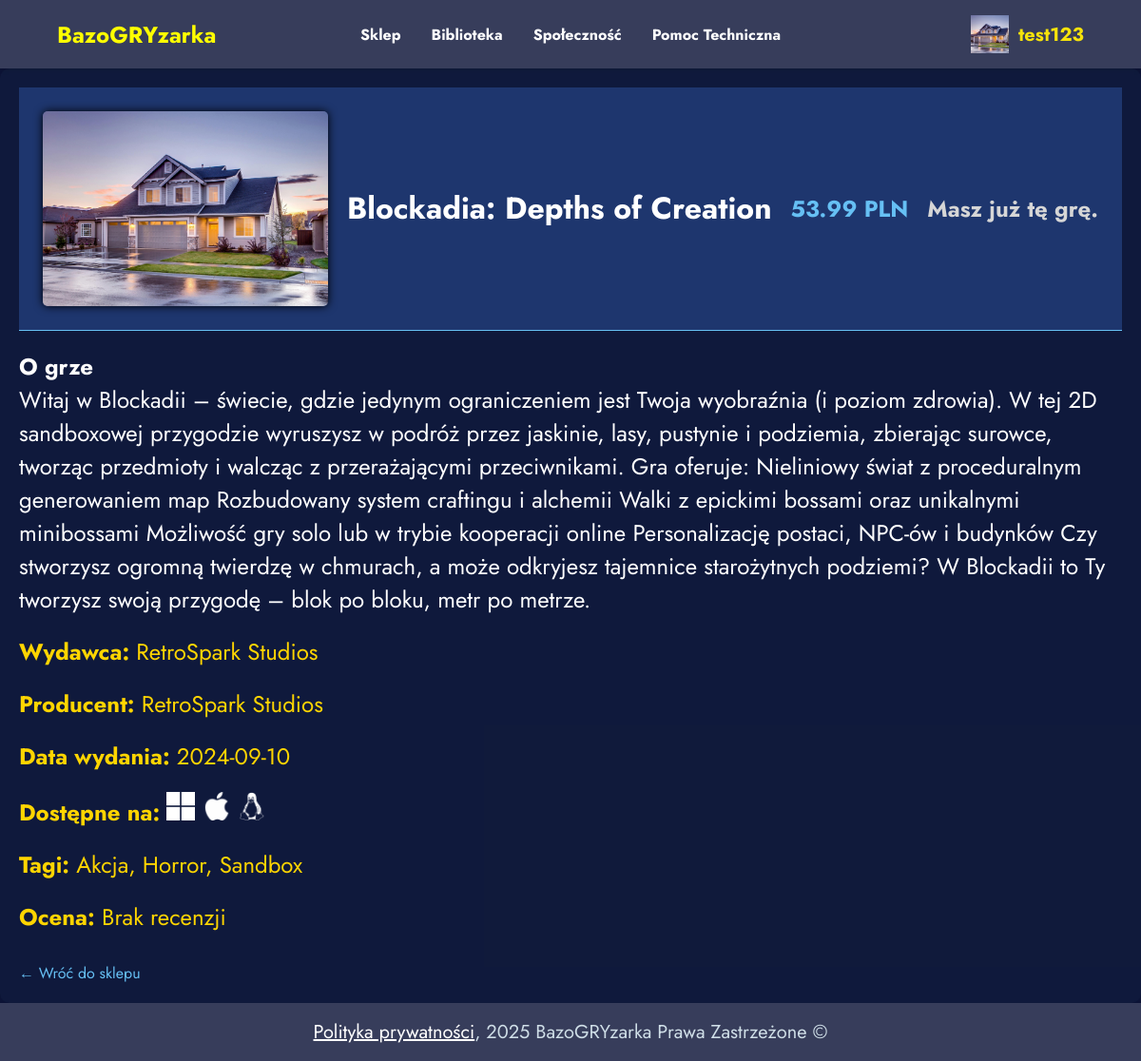
Screenshot of /game.php?id=46 (signed in) with the database file from the repository.
### tables this page shows
CREATE TABLE `Uzytkownik` (
  `Id_Uzytkownika` int NOT NULL,
  `Nick` varchar(50) DEFAULT NULL,
  `Imie` varchar(50) DEFAULT NULL,
  `Nazwisko` varchar(50) DEFAULT NULL,
  `Kraj` varchar(50) DEFAULT NULL,
  `LinkDoProfilu` varchar(255) DEFAULT NULL,
  `ZdjecieProfilowe` varchar(50) DEFAULT NULL,
  `Opis` text,
  `password_hash` varchar(255) DEFAULT NULL,
  `created_at` timestamp NULL DEFAULT CURRENT_TIMESTAMP,
  `email` varchar(100) DEFAULT NULL
);

CREATE TABLE `Gra` (
  `IdGry` int NOT NULL,
  `Tytul` varchar(255) DEFAULT NULL,
  `Wydawca` varchar(255) DEFAULT NULL,
  `Producent` varchar(255) DEFAULT NULL,
  `Id_JakieSystemy` int DEFAULT NULL,
  `Cena` decimal(10,2) DEFAULT NULL,
  `Id_Pegi` int DEFAULT NULL,
  `DataWydania` date DEFAULT NULL,
  `krotkiOpis` text,
  `dlugiOpis` text,
  `zdjGlowne` text,
  `WebGLFolderName` varchar(255) DEFAULT NULL
);

### game.php (the view, shortened to what this page needs)
<?php
$conn = new mysqli("localhost", "root", "newpassword", "BazoGRYzarka");
$id = isset($_GET['id']) ? intval($_GET['id']) : 0;
$user_id = $_SESSION['user_id'] ?? 0;
$alreadyOwned = false;
if ($user_id && $id) {
    $checkStmt = $conn->prepare("SELECT 1 FROM UzytkownikGra WHERE Id_Uzytkownika = ? AND Id_Gry = ?");
    $checkStmt->bind_param("ii", $user_id, $id);
    $checkStmt->execute();
    $checkStmt->store_result();
    $alreadyOwned = $checkStmt->num_rows > 0;
}
$stmt = $conn->prepare("SELECT G.krotkiOpis, G.zdjGlowne, G.dlugiOpis, G.Tytul, G.Wydawca, G.Producent, G.Cena, G.DataWydania, JS.CzyWindows, JS.CzyMac, JS.CzyLinux
                        FROM Gra G
                        JOIN JakieSystemy JS ON G.Id_JakieSystemy = JS.Id_JakieSystemy
                        WHERE G.IdGry = ?");
$stmt->bind_param("i", $id);
$stmt->execute();
$result = $stmt->get_result();
$game = $result->fetch_assoc();
$tags = [];
$tagStmt = $conn->prepare("SELECT T.Nazwa FROM TagGry TG JOIN Tagi   T ON TG.Id_tagu = T.Id_tagu WHERE TG.Id_Gry = ?");
$tagStmt->bind_param("i", $id);
$tagStmt->execute();
$tagResult = $tagStmt->get_result();
while ($row = $tagResult->fetch_assoc()) {
    $tags[] = $row['Nazwa'];
}
$nick = $_SESSION['user'];
$stmt = $conn->prepare("SELECT ZdjecieProfilowe FROM Uzytkownik WHERE Nick = ?");
$stmt->bind_param("s", $nick);
$stmt->execute();
$result = $stmt->get_result();
if ($result->num_rows > 0) {
    $row = $result->fetch_assoc();
    $avatar = $row['ZdjecieProfilowe'] ?: 'default.jpg';
} else {
    $avatar = 'default.jpg';
}
$ratingInfo = [
    'avg' => null,
    'count' => 0
];
$ratingStmt = $conn->prepare("SELECT AVG(Typ) AS srednia, COUNT(*) AS liczba FROM Recenzje WHERE Id_Gry = ?");
$ratingStmt->bind_param("i", $id);
$ratingStmt->execute();
$ratingResult = $ratingStmt->get_result();
if ($ratingResult->num_rows > 0) {
    $row = $ratingResult->fetch_assoc();
    $ratingInfo['avg'] = $row['srednia'] !== null ? round($row['srednia'], 1) : null;
    $ratingInfo['count'] = $row['liczba'];
}
?>
<!DOCTYPE html>
<html lang="pl">
<head>
    <link rel="stylesheet" href="/BazoGRYzarka/styles.css">
</head>
<body style="display: block;">
<?php if ($game): ?>
    <nav class="navbar">
    <div class="nav-container">
        <h1 class="platform-name"><a href="/BazoGRYzarka/main">BazoGRYzarka</a></h1>
        <div class="nav-links">
            <a href="/BazoGRYzarka/sklep">Sklep</a>
            <a href="/BazoGRYzarka/library">Biblioteka</a>
            <a href="/BazoGRYzarka/community">Społeczność</a>
            <a href="/BazoGRYzarka/contact">Pomoc Techniczna</a>
        </div>
        <div class="user-profile">
    <?php if (isset($_SESSION['user']) && isset($_SESSION['user_id'])): ?>
        <img src="/BazoGRYzarka/images/<?php echo htmlspecialchars($avatar ?? '/BazoGRYzarka/images/default.jpg'); ?>" alt="User Avatar" class="user-avatar" width="40" height="40" />
        <span class="username"><a href="/BazoGRYzarka/profile"><?php echo htmlspecialchars($_SESSION['user']); ?></a></span>
    <?php else: ?>
        <img src="/BazoGRYzarka/images/default.jpg" alt="Default Avatar" class="user-avatar" width="40" height="40" />
        <span class="username"><a href="/BazoGRYzarka/login">Zaloguj się</a></span>
    <?php endif; ?>
</div>
    </div>
</nav>
    <div class="steam-container">
        <div class="steam-header">
            <img src="/BazoGRYzarka/images/<?php echo htmlspecialchars($game['zdjGlowne']); ?>" width="800" alt="Okładka gry" class="game-banner">
            <div class="game-info">
                <h1><?php echo htmlspecialchars($game['Tytul']); ?></h1>
                <p class="price"><?php echo number_format($game['Cena'], 2); ?> PLN</p>
                <?php
                if ($alreadyOwned)
                {
                    echo "<p class='purchase-message info'>Masz już tę grę.</p>";
                }
                else
                {
                    echo "<form method='post'>
                        <input type='hidden' name='buy' value='1'>
                        <button type='submit' class='buy-button'>Kup Teraz</button>
                    </form>";
                }
                ?>
            </div>
        </div>
        <div class="steam-description">
            <h2>O grze</h2>
            <p><?php echo nl2br(htmlspecialchars($game['dlugiOpis'])); ?></p>
        </div>
        <div class="steam-details">
            <p><strong>Wydawca:</strong> <?php echo htmlspecialchars($game['Wydawca']); ?></p>
            <p><strong>Producent:</strong> <?php echo htmlspecialchars($game['Producent']); ?></p>
            <p><strong>Data wydania:</strong> <?php echo htmlspecialchars($game['DataWydania']); ?></p>
            <p><strong>Dostępne na: </strong>
                <?php
                $systems = [];
                if ($game['CzyWindows']) $systems[] = "<img src='/BazoGRYzarka/images/windows.png' width='30'>";
                if ($game['CzyMac'])     $systems[] = "<img src='/BazoGRYzarka/images/mac.png' width='30'>";
                if ($game['CzyLinux'])   $systems[] = "<img src='/BazoGRYzarka/images/linux.png' width='30'>";
                echo implode(" ", $systems);
                ?>
            </p>
            <p><strong>Tagi:</strong>
                    <?php
if (!empty($tags)) {
    echo implode(", ", array_map('htmlspecialchars', $tags));
} else {
    echo "Brak tagów";
}
?>
            </p>
<p><strong>Ocena:</strong>
    <?php
    if ($ratingInfo['count'] > 0) {
        echo "{$ratingInfo['avg']} ★ ({$ratingInfo['count']} recenzji)";
    } else {
        echo "Brak recenzji";
    }
    ?>
</p>
        </div>
        <div class="back-link">
            <a href="/BazoGRYzarka/sklep">← Wróć do sklepu</a>
        </div>
    </div>
<?php else: ?>
    <p>Gra nie znaleziona.</p>
<?php endif; ?>
<div id="footer">
        <a href="privacy">Polityka prywatności</a>, 2025 BazoGRYzarka Prawa Zastrzeżone &copy;
    </div>
</body>
</html>

### styles.css (style rules this page uses)
* { margin: 0; padding: 0; box-sizing: border-box; }
body { font-family: 'Jost', sans-serif; background-color: #0C1336; color: #CFDEE7; display: flex; justify-content: center; align-items: center; height: 100vh; }
h1 { font-size: 2.8rem; margin-bottom: 15px; font-weight: 700; color: #92B4F4; }
p { font-size: 1.5rem; margin-bottom: 20px; color: #ffd500; }
.steam-container { padding: 20px; background-color: #2a475e23; border-radius: 10px; height: auto; }
.steam-header { display: flex; gap: 20px; align-items: center; border-bottom: 1px solid #66c0f4; padding-bottom: 20px; background: #1e366e; padding: 25px; }
.game-banner { width: 300px; height: auto; border-radius: 5px; box-shadow: 0 0 10px #000; }
.steam-description p { color: white; }
.game-info { display: flex; justify-content: space-between; align-items: center; width: 100%; }
.game-info h1 { margin: 0; font-size: 32px; color: #ffffff; position: relative; }
.price { font-size: 24px; color: #66c0f4; margin-top: 10px; }
.steam-description { margin-top: 20px; }
.steam-description h2 { color: #ffffff; }
.steam-details { margin-top: 20px; font-size: 14px; }
.back-link { margin-top: 30px; }
.back-link a { color: #66c0f4; text-decoration: none; }
.price { margin: 0; font-weight: bold; color: #66c0f4; text-align: right; }
.purchase-message { font-weight: bold; margin: 10px 0; }
.purchase-message.info { color: rgb(214, 214, 214); }
.navbar { background-color: #373D5B; padding: 1rem 0; box-shadow: 0 2px 5px rgba(0,0,0,0.1); }
.nav-container { display: flex; justify-content: space-between; align-items: center; width: 90%; max-width: 1200px; margin: 0 auto; }
.platform-name { color: #ffffff; font-size: 1.5rem; margin-right: 3rem; font-weight: bold; }
.nav-links { display: flex; gap: 2rem; position: absolute; left: 50%; transform: translateX(-50%); }
.nav-links a { color: #FFFFFF; text-decoration: none; font-weight: bold; font-size: 1rem; transition: color 0.3s; }
.user-profile { display: flex; align-items: center; gap: 10px; margin-left: 20px; }
.user-avatar { width: 40px; height: 40px; object-fit: cover; }
.username { color: #f6e30b; font-weight: bold; font-size: 20px; }
.navbar h1 { margin-bottom: 0px; }
#footer { background-color: #373D5B; padding: 1rem 0; box-shadow: 0 2px 5px rgba(0,0,0,0.1); width: 100%; display: flex; justify-content: center; align-items: center; font-size: 20px; }
#footer a { color: white; }
.user-profile a { text-decoration: none; color: #f6e30b; }
.platform-name a { color: yellow; text-decoration: none; }

### rows the page displays
uzytkownik: ZdjecieProfilowe (picture)
gra: zdjGlowne (picture), Tytul "Blockadia: Depths of Creation", Cena "53.99", dlugiOpis "Witaj w Blockadii – świecie, gdzie jedynym ograniczeniem jest Twoja wyobraźnia (i poziom zdrowia). W tej 2D sandboxowej przygodzie wyruszysz w podróż przez jaskinie, lasy, pustynie i podziemia, zbierając surowce, tworząc przedmioty i walcząc z przerażającymi przeciwnikami. Gra oferuje: Nieliniowy świat z proceduralnym generowaniem map Rozbudowany system craftingu i alchemii Walki z epickimi bossami oraz unikalnymi minibossami Możliwość gry solo lub w trybie kooperacji online Personalizację postaci, NPC-ów i budynków Czy stworzysz ogromną twierdzę w chmurach, a może odkryjesz tajemnice starożytnych podziemi? W Blockadii to Ty tworzysz swoją przygodę – blok po bloku, metr po metrze.", Wydawca "RetroSpark Studios", Producent "RetroSpark Studios", DataWydania "2024-09-10"

### other values shown
$_SESSION['user'] "test123"
implode(", ", array_map('htmlspecialchars', $tags)) "Akcja, Horror, Sandbox"
